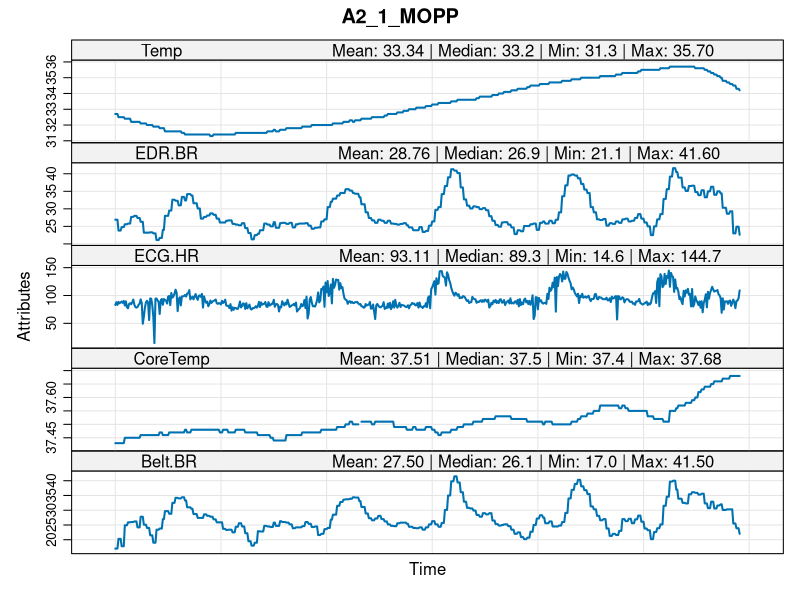
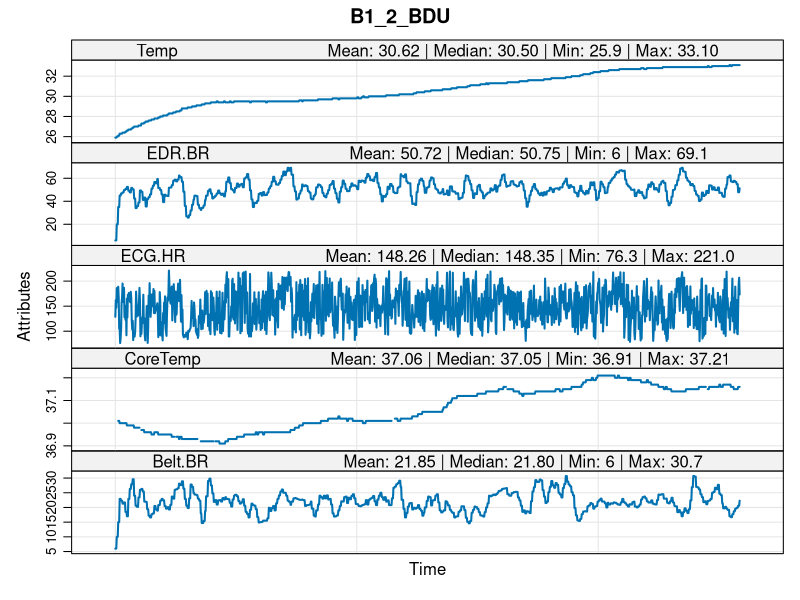
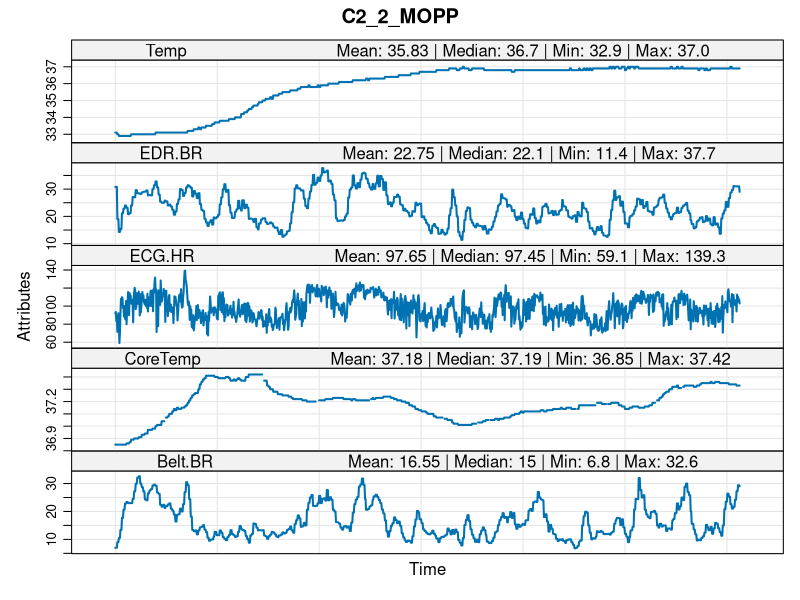
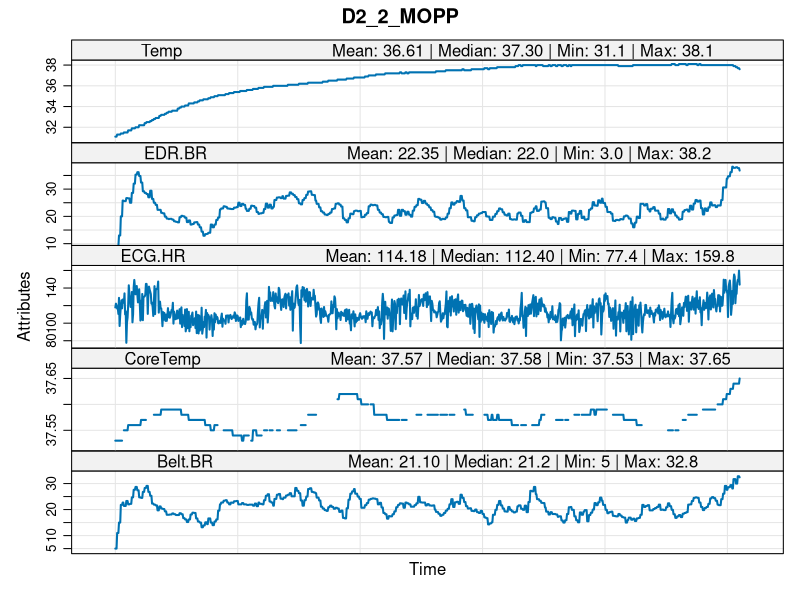

Write R code to recreate these figures, in order.
#########################################################
############    PSY 5210 Exam 2              ############    
############    Problem1                     ############    
############    Submitted by: Prateek Kumar  ############    
#########################################################


A2 <- read.csv("A2_1_MOPP.csv", header=T) #Reading the 4 CSV files
B1 <- read.csv("B1_2_BDU.csv", header=T)
C2 <- read.csv("C2_2_MOPP.csv", header=T)
D2 <- read.csv("D2_2_MOPP.csv", header=T)

library(dplyr)

dfA2 <- A2 %>% select(Time, ECG.HR, EDR.BR, Belt.BR, CoreTemp, Temp) #filtering the columns which are meaningful
dfB1 <- B1 %>% select(Time, ECG.HR, EDR.BR, Belt.BR, CoreTemp, Temp)
dfC2 <- C2 %>% select(Time, ECG.HR, EDR.BR, Belt.BR, CoreTemp, Temp)
dfD2 <- D2 %>% select(Time, ECG.HR, EDR.BR, Belt.BR, CoreTemp, Temp)

sapply(dfA2, class) #checking the datatype and summary of each dataset
summary(dfA2)
sapply(dfB1, class)
summary(dfB1)
sapply(dfC2, class)
summary(dfC2)
sapply(dfD2, class)
summary(dfD2)


colSums(is.na(dfA2)) #Checking the missing values if any
colSums(is.na(dfB1))
colSums(is.na(dfC2))
colSums(is.na(dfD2))

# ECG.HR average 60-100 per minute
# CoreTemp average 36.3-37.3 C
# Temp average 36.5-37.5 C

dfA2$CoreTemp[which(dfA2$CoreTemp==0)] = NA #Setting data value to NA which are out of the resonable range
dfB1$CoreTemp[which(dfB1$CoreTemp==0)] = NA
dfC2$CoreTemp[which(dfC2$CoreTemp==0)] = NA
dfD2$CoreTemp[which(dfD2$CoreTemp==0)] = NA


require(lattice)

# A2_1_MOPP
xplot <- rep((0:(length(dfA2$Time)-1))/1000,5) #x and y plot
yplot <- c(dfA2$ECG.HR, dfA2$EDR.BR, dfA2$Belt.BR, dfA2$CoreTemp, dfA2$Temp)

mean(dfA2$ECG.HR) #calculating the mean, min, max and median values for each attribute
min(dfA2$ECG.HR)
max(dfA2$ECG.HR)
median(dfA2$ECG.HR)

mean(dfA2$EDR.BR)
min(dfA2$EDR.BR)
max(dfA2$EDR.BR)
median(dfA2$EDR.BR)

mean(dfA2$Belt.BR)
min(dfA2$Belt.BR)
max(dfA2$Belt.BR)
median(dfA2$Belt.BR)

mean(dfA2$CoreTemp, na.rm = T)
min(dfA2$CoreTemp, na.rm = T)
max(dfA2$CoreTemp, na.rm = T)
median(dfA2$CoreTemp, na.rm = T)

mean(dfA2$Temp)
min(dfA2$Temp)
max(dfA2$Temp)
median(dfA2$Temp)

gplot <- c(rep("ECG.HR                            Mean: 93.11 | Median: 89.3 | Min: 14.6 | Max: 144.7",length(dfA2$ECG.HR)),
           rep("EDR.BR                            Mean: 28.76 | Median: 26.9 | Min: 21.1 | Max: 41.60",length(dfA2$EDR.BR)),
           rep("Belt.BR                           Mean: 27.50 | Median: 26.1 | Min: 17.0 | Max: 41.50",length(dfA2$Belt.BR)),
           rep("CoreTemp                          Mean: 37.51 | Median: 37.5 | Min: 37.4 | Max: 37.68",length(dfA2$CoreTemp)),
           rep("Temp                              Mean: 33.34 | Median: 33.2 | Min: 31.3 | Max: 35.70",length(dfA2$Temp)))

#plotting the attributes w.r.t. time
tp <- xyplot(yplot~xplot|gplot, type="l", layout=c(1,5), 
             xlab="Time", ylab="Attributes", grid=T, lwd=2, main = "A2_1_MOPP", 
             fill = "blue",
             scales=list(x=list(draw=FALSE), 
                         y=list(relation='free',limits=list(c(17,41.6), c(37.42,37.69), 
                                                            c(14.5,144.8), c(21,41.7), c(31.2,35.8)))))
tp

# B1_2_BDU
xplot <- rep((0:(length(dfB1$Time)-1))/1000,5) #x and y plot
yplot <- c(dfB1$ECG.HR, dfB1$EDR.BR, dfB1$Belt.BR, dfB1$CoreTemp, dfB1$Temp)

mean(dfB1$ECG.HR) #calculating the mean, min, max and median values for each attribute
min(dfB1$ECG.HR)
max(dfB1$ECG.HR)
median(dfB1$ECG.HR)

mean(dfB1$EDR.BR)
min(dfB1$EDR.BR)
max(dfB1$EDR.BR)
median(dfB1$EDR.BR)

mean(dfB1$Belt.BR)
min(dfB1$Belt.BR)
max(dfB1$Belt.BR)
median(dfB1$Belt.BR)

mean(dfB1$CoreTemp, na.rm = T)
min(dfB1$CoreTemp, na.rm = T)
max(dfB1$CoreTemp, na.rm = T)
median(dfB1$CoreTemp, na.rm = T)

mean(dfB1$Temp)
min(dfB1$Temp)
max(dfB1$Temp)
median(dfB1$Temp)

gplot <- c(rep("ECG.HR                            Mean: 148.26 | Median: 148.35 | Min: 76.3 | Max: 221.0",length(dfB1$ECG.HR)),
           rep("EDR.BR                            Mean: 50.72 | Median: 50.75 | Min: 6 | Max: 69.1",length(dfB1$EDR.BR)),
           rep("Belt.BR                           Mean: 21.85 | Median: 21.80 | Min: 6 | Max: 30.7",length(dfB1$Belt.BR)),
           rep("CoreTemp                          Mean: 37.06 | Median: 37.05 | Min: 36.91 | Max: 37.21",length(dfB1$CoreTemp)),
           rep("Temp                              Mean: 30.62 | Median: 30.50 | Min: 25.9 | Max: 33.10",length(dfB1$Temp)))

#plotting the attributes w.r.t. time
tp <- xyplot(yplot~xplot|gplot, type="l", layout=c(1,5), 
             xlab="Time", ylab="Attributes", grid=T, lwd=2, main = "B1_2_BDU", fill = "blue",
             scales=list( x=list(draw=FALSE), 
                          y=list(relation='free',limits=list(c(6,30.7), c(36.9,37.22), 
                                                             c(76.2,221.1), c(6,69.1), c(25.9,33.1)))))


tp

# C2_2_MOPP
xplot <- rep((0:(length(dfC2$Time)-1))/1000,5) #x and y plot
yplot <- c(dfC2$ECG.HR, dfC2$EDR.BR, dfC2$Belt.BR, dfC2$CoreTemp, dfC2$Temp)

mean(dfC2$ECG.HR) #calculating the mean, min, max and median values for each attribute
min(dfC2$ECG.HR)
max(dfC2$ECG.HR)
median(dfC2$ECG.HR)

mean(dfC2$EDR.BR)
min(dfC2$EDR.BR)
max(dfC2$EDR.BR)
median(dfC2$EDR.BR)

mean(dfC2$Belt.BR)
min(dfC2$Belt.BR)
max(dfC2$Belt.BR)
median(dfC2$Belt.BR)

mean(dfC2$CoreTemp, na.rm = T)
min(dfC2$CoreTemp, na.rm = T)
max(dfC2$CoreTemp, na.rm = T)
median(dfC2$CoreTemp, na.rm = T)

mean(dfC2$Temp)
min(dfC2$Temp)
max(dfC2$Temp)
median(dfC2$Temp)

gplot <- c(rep("ECG.HR                            Mean: 97.65 | Median: 97.45 | Min: 59.1 | Max: 139.3",length(dfC2$ECG.HR)),
           rep("EDR.BR                            Mean: 22.75 | Median: 22.1 | Min: 11.4 | Max: 37.7",length(dfC2$EDR.BR)),
           rep("Belt.BR                           Mean: 16.55 | Median: 15 | Min: 6.8 | Max: 32.6",length(dfC2$Belt.BR)),
           rep("CoreTemp                          Mean: 37.18 | Median: 37.19 | Min: 36.85 | Max: 37.42",length(dfC2$CoreTemp)),
           rep("Temp                              Mean: 35.83 | Median: 36.7 | Min: 32.9 | Max: 37.0",length(dfC2$Temp)))

#plotting the attributes w.r.t. time
tp <- xyplot(yplot~xplot|gplot, type="l", layout=c(1,5), 
             xlab="Time", ylab="Attributes", grid=T, lwd=2, main = "C2_2_MOPP", fill = "blue",
             scales=list( x=list(draw=FALSE), 
                          y=list(relation='free',limits=list(c(6.7,32.7), c(36.84,37.43), 
                                                             c(59,139.4), c(11.2,37.8), c(32.8,37.1)))))

tp

# D2_2_MOPP
xplot <- rep((0:(length(dfD2$Time)-1))/1000,5) #x and y plot
yplot <- c(dfD2$ECG.HR, dfD2$EDR.BR, dfD2$Belt.BR, dfD2$CoreTemp, dfD2$Temp)

mean(dfD2$ECG.HR) #calculating the mean, min, max and median values for each attribute
min(dfD2$ECG.HR)
max(dfD2$ECG.HR)
median(dfD2$ECG.HR)

mean(dfD2$EDR.BR)
min(dfD2$EDR.BR)
max(dfD2$EDR.BR)
median(dfD2$EDR.BR)

mean(dfD2$Belt.BR)
min(dfD2$Belt.BR)
max(dfD2$Belt.BR)
median(dfD2$Belt.BR)

mean(dfD2$CoreTemp, na.rm = T)
min(dfD2$CoreTemp, na.rm = T)
max(dfD2$CoreTemp, na.rm = T)
median(dfD2$CoreTemp, na.rm = T)

mean(dfD2$Temp)
min(dfD2$Temp)
max(dfD2$Temp)
median(dfD2$Temp)

gplot <- c(rep("ECG.HR                            Mean: 114.18 | Median: 112.40 | Min: 77.4 | Max: 159.8",length(dfD2$ECG.HR)),
           rep("EDR.BR                            Mean: 22.35 | Median: 22.0 | Min: 3.0 | Max: 38.2",length(dfD2$EDR.BR)),
           rep("Belt.BR                           Mean: 21.10 | Median: 21.2 | Min: 5 | Max: 32.8",length(dfD2$Belt.BR)),
           rep("CoreTemp                          Mean: 37.57 | Median: 37.58 | Min: 37.53 | Max: 37.65",length(dfD2$CoreTemp)),
           rep("Temp                              Mean: 36.61 | Median: 37.30 | Min: 31.1 | Max: 38.1",length(dfD2$Temp)))

#plotting the attributes w.r.t. time
tp <- xyplot(yplot~xplot|gplot, type=c("l"), layout=c(1,5), 
             xlab="Time", ylab="Attributes", grid=T, lwd=2, main = "D2_2_MOPP", fill = "blue",
             scales=list( x=list(draw=FALSE), 
                          y=list(relation='free',limits=list(c(5,32.9), c(37.52,37.66), 
                                                             c(77.3,159.9), c(11.2,37.8), c(31,38)))))
tp
